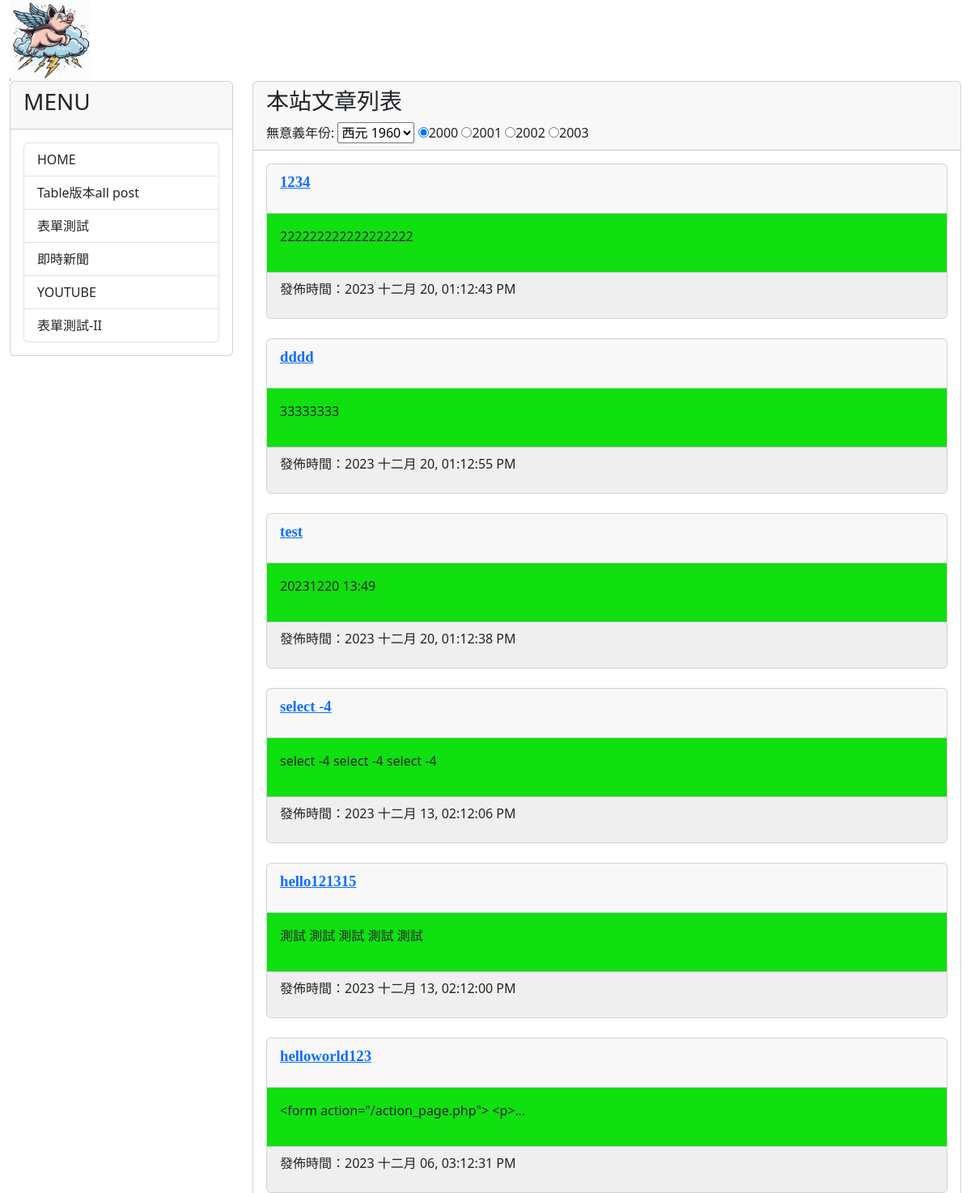
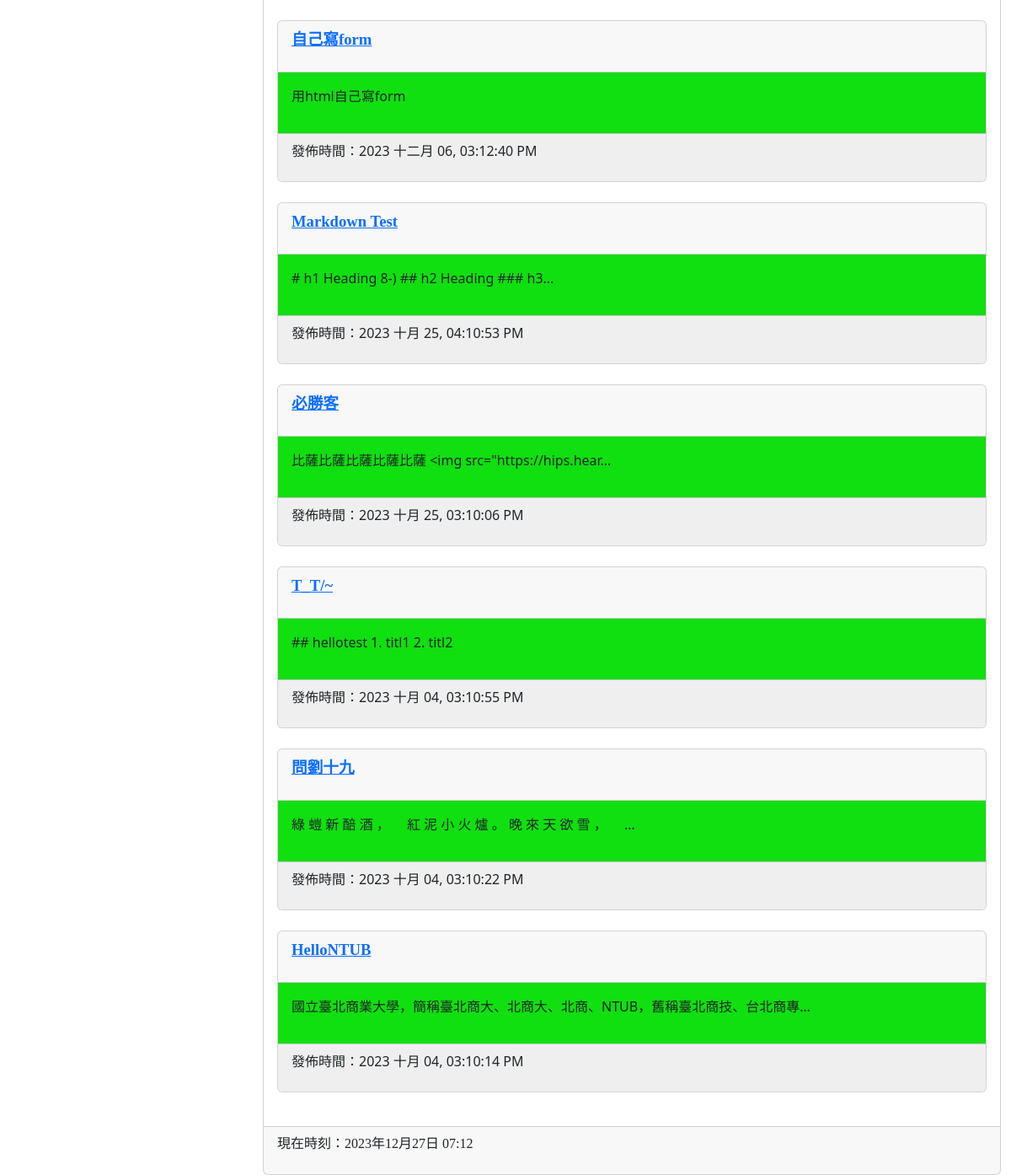
The page / on the database its author committed (2 pictures, top to bottom).
### mysite/models.py (models this page shows, shortened)
class Post(models.Model):
    title = models.CharField(max_length = 200)
    slug = models.CharField(max_length = 200)
    body = models.TextField()
    category = models.TextField(null=True)
    pub_date = models.DateTimeField(auto_now_add=True)
    class Meta:
        ordering = ('-pub_date', )

### mysite/views.py (the view)
# urls.py: path('', mv.homepage, name="homepage"),
def homepage(request):
    posts = Post.objects.all()
    now = datetime.now()
    hour = now.timetuple().tm_hour
    years = range(1960,2024)
    return render(request, 'index.html', locals())

### mysite/templates/index.html (shortened to what this page needs)
{% extends "base2.html" %}
{% block headmessage %}
<h3 style='font-family:標楷體;'>本站文章列表</h3>
<label for="byear">無意義年份:</label>
<select name="byear">
    {% for year in years %}
    <option value="{{year}}">西元 {{year}}</option>
    {% endfor %}
</select>
<input type='radio' name='ryear' checked>2000</input>
<input type='radio' name='ryear'>2001</input>
<input type='radio' name='ryear'>2002</input>
<input type='radio' name='ryear'>2003</input>
{% endblock headmessage %}
{% block content %}
{% for post in posts %}
<div class='card'>
    <div class='card-header'>
        <p style='font-family:微軟正黑體;font-size:14pt;font-weight:bold;'>
            <a href='/post/{{post.slug}}'>{{ post.title }}</a>
        </p>
    </div>
    <div class='card-body' style='background-color:#10DF10'>
        <p>
           {{ post.body | truncatechars:40 }}
        </p>
    </div>
    <div class='card-footer'  style='background-color:#efefef'>
        <p>
            發佈時間：{{ post.pub_date | date:"Y M d, h:m:s A"}}
        </p>
    </div>
</div>
<br>
{% endfor %}
{% endblock content %}

### rows shown on the page
Post: title "1234", body "222222222222222222", pub_date "2023 十二月 20, 01:12:43 PM"
Post: title "dddd", body "33333333", pub_date "2023 十二月 20, 01:12:55 PM"
Post: title "test", body "20231220 13:49", pub_date "2023 十二月 20, 01:12:38 PM"
Post: title "select -4", body "select -4 select -4 select -4", pub_date "2023 十二月 13, 02:12:06 PM"
Post: title "hello121315", body "測試 測試 測試 測試 測試", pub_date "2023 十二月 13, 02:12:00 PM"
Post: title "helloworld123", body "<form action=\"/action_page.php\"> <p>…", pub_date "2023 十二月 06, 03:12:31 PM"
Post: title "自己寫form", body "用html自己寫form", pub_date "2023 十二月 06, 03:12:40 PM"
Post: title "Markdown Test", body "# h1 Heading 8-) ## h2 Heading ### h3…", pub_date "2023 十月 25, 04:10:53 PM"
Post: title "必勝客", body "比薩比薩比薩比薩比薩 <img src=\"https://hips.hear…", pub_date "2023 十月 25, 03:10:06 PM"
Post: title "T_T/~", body "## hellotest 1. titl1 2. titl2", pub_date "2023 十月 04, 03:10:55 PM"
Post: title "問劉十九", body "綠 螘 新 醅 酒 ， 紅 泥 小 火 爐 。 晚 來 天 欲 雪 ， …", pub_date "2023 十月 04, 03:10:22 PM"
Post: title "HelloNTUB", body "國立臺北商業大學，簡稱臺北商大、北商大、北商、NTUB，舊稱臺北商技、台北商專…", pub_date "2023 十月 04, 03:10:14 PM"
